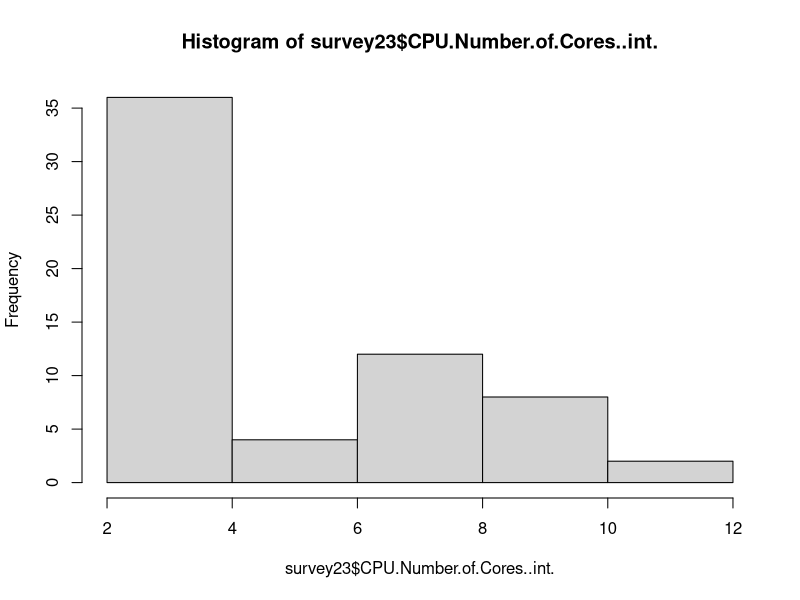
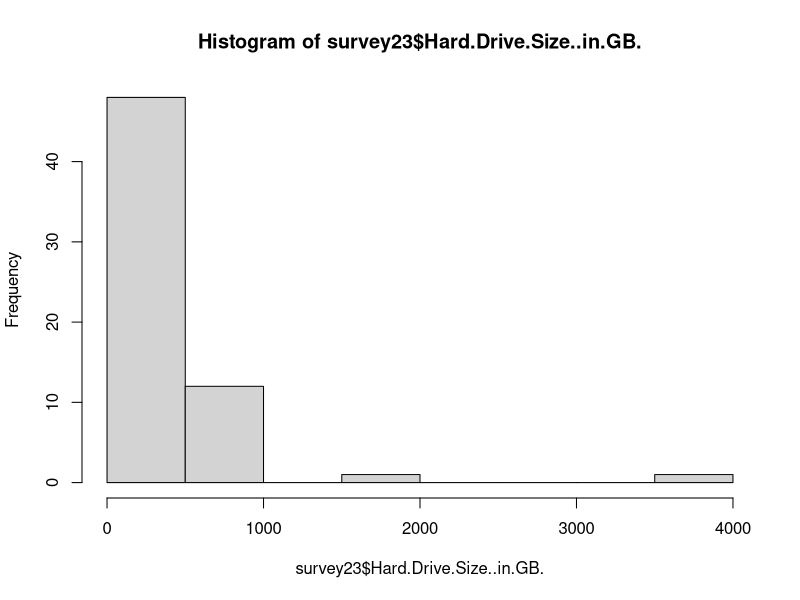
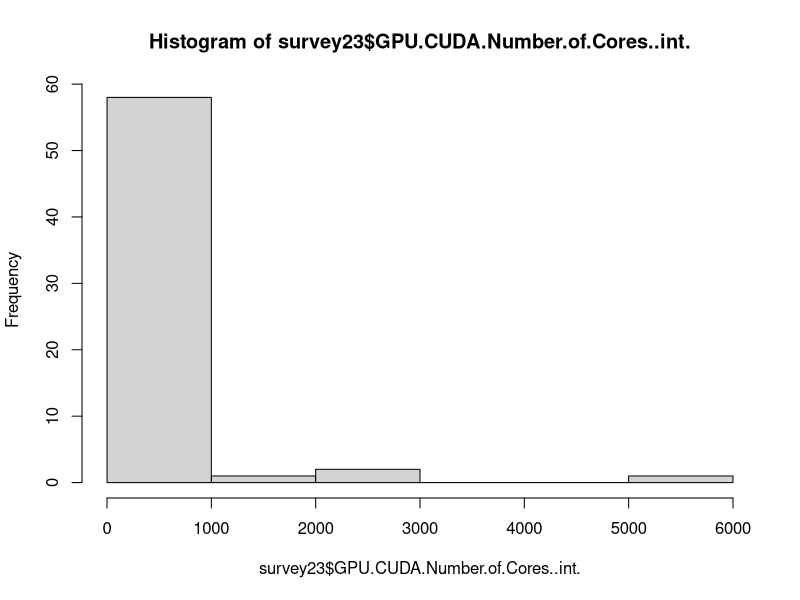
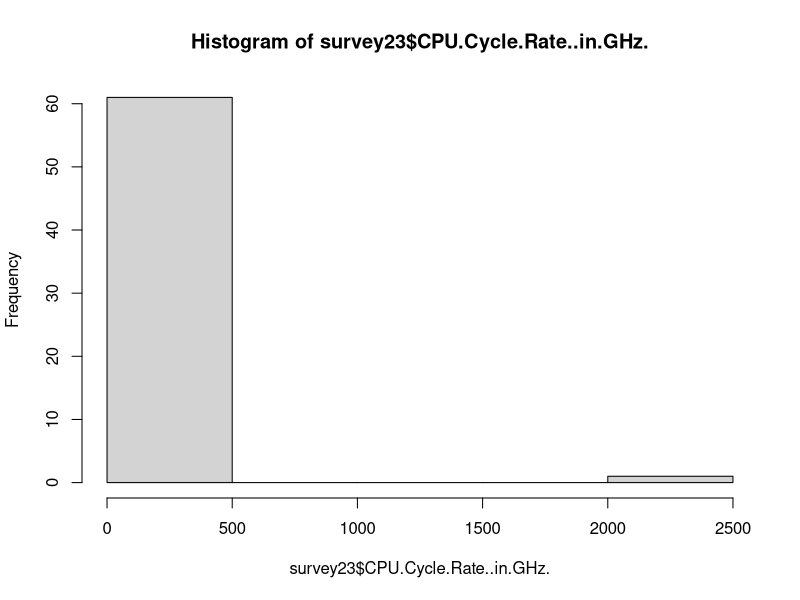
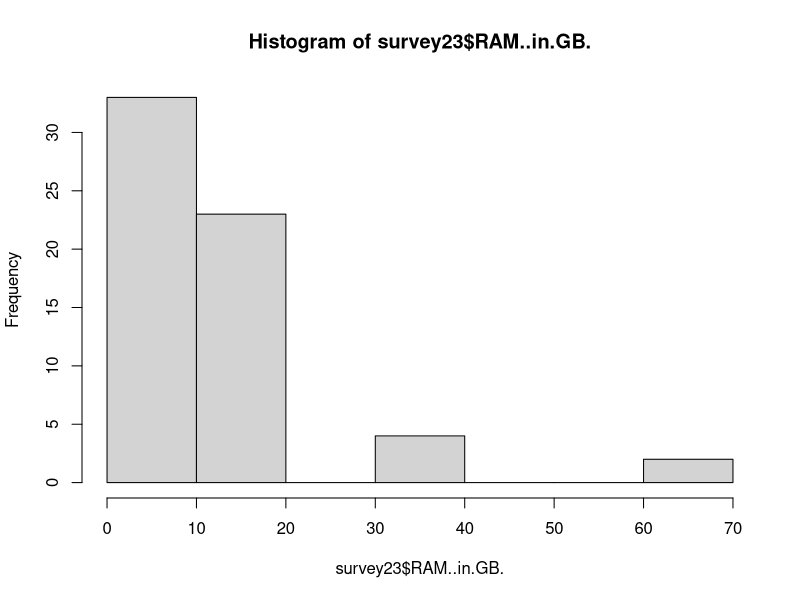
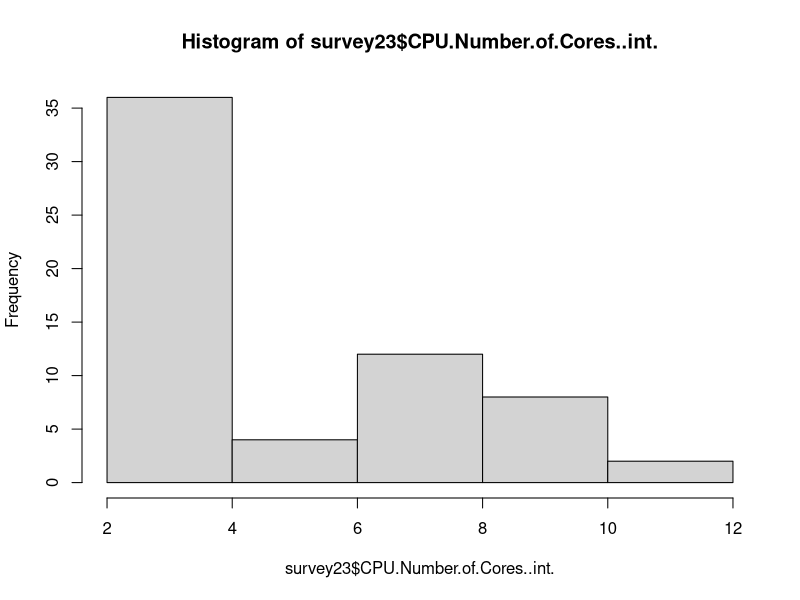
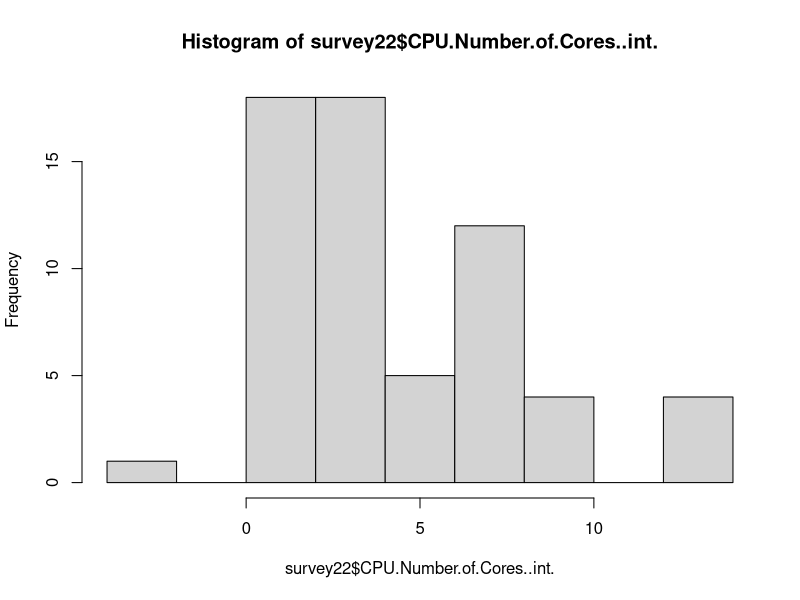
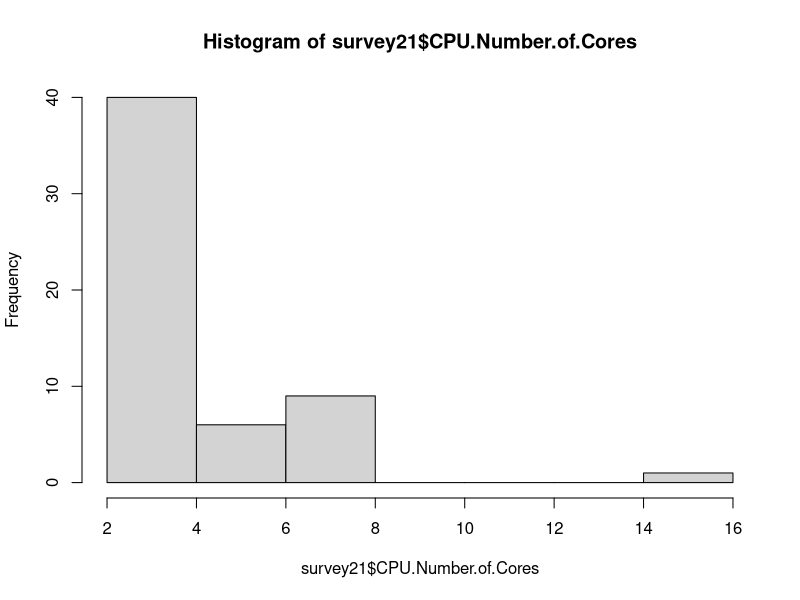

R code for these plots, in order:
## ---- chunk 1
knitr::opts_chunk$set(echo = TRUE)
## ---- chunk 2
survey21 <- read.csv("2021-06-15-survey.csv", header=TRUE)
survey22 <- read.csv("2022-06-14-survey.csv", header=TRUE)
survey23 <- read.csv("2023-06-13-survey.csv", header=TRUE)

survey21$SurveyYear <- "2021"
survey22$SurveyYear <- "2022"
survey23$SurveyYear <- "2023"

head(survey21)
head(survey22)
head(survey23)

#differing #columns in survey21, differing column headers
## ---- chunk 3
hist(survey23$CPU.Number.of.Cores..int.)
hist(survey23$Hard.Drive.Size..in.GB.)
hist(survey23$GPU.CUDA.Number.of.Cores..int.)
hist(survey23$CPU.Cycle.Rate..in.GHz.)
hist(survey23$RAM..in.GB.)
## ---- chunk 4
s1 <- hist(survey23$CPU.Number.of.Cores..int.)
s2 <- hist(survey22$CPU.Number.of.Cores..int.)
s3 <- hist(survey21$CPU.Number.of.Cores)

range(c(s1$breaks, s2$breaks, s3$breaks)) # Get range for x-axis
max(c(s1$counts,s2$counts,s3$counts))

par(mfrow=c(3,1))
hist(survey23$CPU.Number.of.Cores..int., xlim = c(-4,16), ylim=c(0,40),
     xlab="2023 Surveys", main="CPU Number of Cores for Computers in the 2023 Cohort")
hist(survey22$CPU.Number.of.Cores..int., xlim = c(-4,16), ylim=c(0,40),
     xlab="2022 Surveys", main="CPU Number of Cores for Computers in the 2022 Cohort")
hist(survey21$CPU.Number.of.Cores, xlim = c(-4,16), ylim=c(0,40),
     xlab="2021 Surveys", main="CPU Number of Cores for Computers in the 2021 Cohort")
## ---- chunk 5
library(scales)
plot(s1, col=alpha("red",0.5), xlim = c(-4,16), ylim=c(0,40))
plot(s2, add=TRUE, col=alpha("blue",0.5))
plot(s3, add=TRUE, col=alpha("yellow",0.5))
